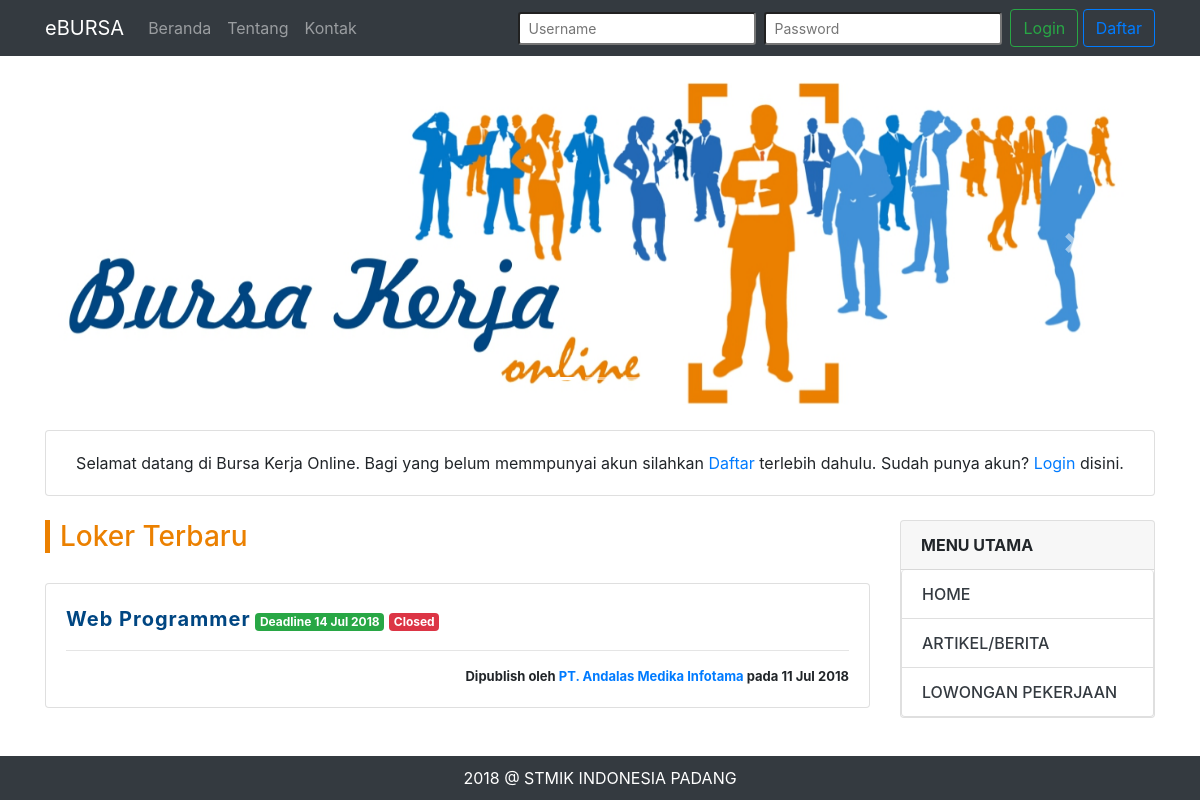
Page /main.php?page=loker on the earlier database version.
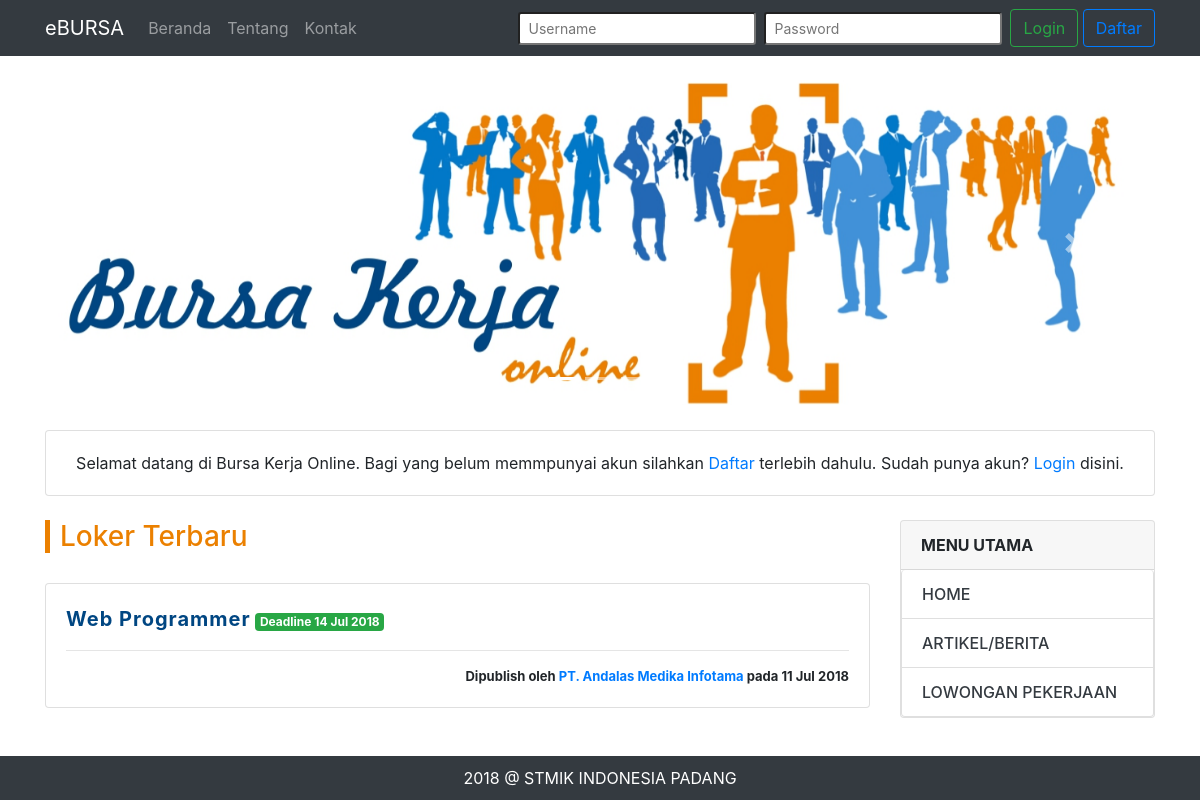
Same page on the later database version.
### tables this page shows
CREATE TABLE `lowongan` (
  `id` int(11) NOT NULL AUTO_INCREMENT,
  `profil_perusahaan_id` int(11) NOT NULL,
  `judul` varchar(255) NOT NULL,
  `tanggal_mulai` date NOT NULL,
  `tanggal_selesai` date NOT NULL,
  `deskripsi_pekerjaan` text NOT NULL,
  `deskripsi_persyaratan` text NOT NULL,
  `gaji` int(11) NOT NULL,
  `status` tinyint(1) NOT NULL,
  `dibuat_pada` date NOT NULL,
  PRIMARY KEY (`id`),
  KEY `profil_perusahaan_id` (`profil_perusahaan_id`)
);

CREATE TABLE `profil_perusahaan` (
  `id` int(11) NOT NULL AUTO_INCREMENT,
  `user_akun_id` int(11) NOT NULL,
  `nama_perusahaan` varchar(50) NOT NULL,
  `no_siup` varchar(20) NOT NULL,
  `no_situ` varchar(20) NOT NULL,
  `bidang_usaha` varchar(50) NOT NULL,
  `alamat` text,
  `telepon` varchar(20) DEFAULT NULL,
  `deskripsi_perusahaan` text,
  `website` varchar(50) DEFAULT NULL,
  `email` varchar(50) NOT NULL,
  `logo_perusahaan` varchar(100) DEFAULT NULL,
  `slogan` varchar(50) DEFAULT NULL,
  `dibuat_pada` date NOT NULL,
  PRIMARY KEY (`id`),
  KEY `user_akun_id` (`user_akun_id`)
);

### cores/misc/function.php (called while the page is built, shortened)
<?php
	function koneksi() {
		$conn = mysqli_connect('localhost', 'root', '', 'dbbursa');
		return $conn;
	}
	function perusahaanGetNama($user_id) {
		$conn = koneksi();
		$sql = "SELECT nama_perusahaan FROM profil_perusahaan WHERE id = '$user_id'";
		$proc = mysqli_query($conn, $sql);
		$data = mysqli_fetch_assoc($proc);
		return $data['nama_perusahaan'];
	}
?>

### views/loker.php (the view)
<?php include "views/partials/carousel.php"; ?>
<div class="card bg-scondary my-4 text-center">
	<div class="card-body">
		<p class="m-0">
			Selamat datang di Bursa Kerja Online. Bagi yang belum memmpunyai akun silahkan
			<a href="?page=daftar">Daftar</a> terlebih dahulu. Sudah punya akun?
			<a href="?page=login">Login</a> disini.
		</p>
	</div>
</div>
<div class="row">
	<div class="col-md-9">
		<h3 class="home-title">Loker Terbaru</h3>
		<?php
			$list_data = array();
			$query = "SELECT * FROM lowongan ";
			$process = mysqli_query($conn, $query);
			while($row = mysqli_fetch_array($process)) {
				$list_data[] = $row;
			}
			foreach ($list_data as $key => $value) {
		?>
		<div class="row bt-mrg-10">
			<div class="col-md-12">
				<div class="card">
					<div class="card-body">
						<p class="post-title">
							<a href="?page=detail-loker&id=<?php echo $value['id'] ?>" target="_blank"><?php echo $value['judul'] ?></a>
							<span class="badge badge-success">Deadline <?php echo date("d M Y", strtotime($value['tanggal_selesai'])) ?></span>
							<?php
								if ($value['status'] == 0) {
									echo '<span class="badge badge-danger">Closed</span>';
								}
							?>
						</p><hr>
						<p class="post-time text-right">Dipublish oleh <a href="#"><?php echo perusahaanGetNama($value['profil_perusahaan_id']) ?></a> pada <?php echo date("d M Y", strtotime($value['dibuat_pada'])) ?></p>
					</div>
				</div>
			</div>
		</div>
		<?php
			}
		?>
	</div>
	<div class="col-md-3">
		<?php include "views/partials/rightbar.php"; ?>
	</div>
</div>

Differences in the rows shown:
changed lowongan "Web Programmer": no longer shows "Closed"
